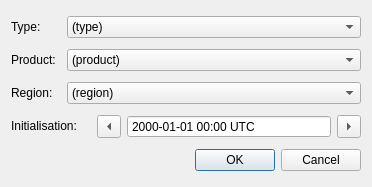
<ui version="4.0" >
 <class>ProductChooserDialog</class>
 <widget class="QDialog" name="ProductChooserDialog" >
  <property name="geometry" >
   <rect>
    <x>0</x>
    <y>0</y>
    <width>372</width>
    <height>187</height>
   </rect>
  </property>
  <property name="windowTitle" >
   <string>Product Chooser</string>
  </property>
  <layout class="QVBoxLayout" name="verticalLayout" >
   <item>
    <layout class="QHBoxLayout" name="horizontalLayout" >
     <item>
      <widget class="QLabel" name="label_5" >
       <property name="sizePolicy" >
        <sizepolicy vsizetype="Preferred" hsizetype="Fixed" >
         <horstretch>0</horstretch>
         <verstretch>0</verstretch>
        </sizepolicy>
       </property>
       <property name="minimumSize" >
        <size>
         <width>50</width>
         <height>0</height>
        </size>
       </property>
       <property name="text" >
        <string>Type:</string>
       </property>
      </widget>
     </item>
     <item>
      <widget class="QComboBox" name="cbType" >
       <item>
        <property name="text" >
         <string>(type)</string>
        </property>
       </item>
      </widget>
     </item>
    </layout>
   </item>
   <item>
    <layout class="QHBoxLayout" name="horizontalLayout_2" >
     <item>
      <widget class="QLabel" name="label_4" >
       <property name="sizePolicy" >
        <sizepolicy vsizetype="Preferred" hsizetype="Fixed" >
         <horstretch>0</horstretch>
         <verstretch>0</verstretch>
        </sizepolicy>
       </property>
       <property name="minimumSize" >
        <size>
         <width>50</width>
         <height>0</height>
        </size>
       </property>
       <property name="text" >
        <string>Product:</string>
       </property>
      </widget>
     </item>
     <item>
      <widget class="QComboBox" name="cbProduct" >
       <item>
        <property name="text" >
         <string>(product)</string>
        </property>
       </item>
      </widget>
     </item>
    </layout>
   </item>
   <item>
    <layout class="QHBoxLayout" name="horizontalLayout_3" >
     <item>
      <widget class="QLabel" name="label_6" >
       <property name="sizePolicy" >
        <sizepolicy vsizetype="Preferred" hsizetype="Fixed" >
         <horstretch>0</horstretch>
         <verstretch>0</verstretch>
        </sizepolicy>
       </property>
       <property name="minimumSize" >
        <size>
         <width>50</width>
         <height>0</height>
        </size>
       </property>
       <property name="text" >
        <string>Region:</string>
       </property>
      </widget>
     </item>
     <item>
      <widget class="QComboBox" name="cbRegion" >
       <item>
        <property name="text" >
         <string>(region)</string>
        </property>
       </item>
      </widget>
     </item>
    </layout>
   </item>
   <item>
    <layout class="QHBoxLayout" name="horizontalLayout_4" >
     <item>
      <widget class="QLabel" name="label_2" >
       <property name="sizePolicy" >
        <sizepolicy vsizetype="Fixed" hsizetype="Fixed" >
         <horstretch>0</horstretch>
         <verstretch>0</verstretch>
        </sizepolicy>
       </property>
       <property name="minimumSize" >
        <size>
         <width>80</width>
         <height>0</height>
        </size>
       </property>
       <property name="maximumSize" >
        <size>
         <width>80</width>
         <height>16777215</height>
        </size>
       </property>
       <property name="text" >
        <string>Initialisation:</string>
       </property>
      </widget>
     </item>
     <item>
      <widget class="QToolButton" name="tbInitTime_back" >
       <property name="text" >
        <string>&lt;&lt;</string>
       </property>
       <property name="arrowType" >
        <enum>Qt::LeftArrow</enum>
       </property>
      </widget>
     </item>
     <item>
      <widget class="QDateTimeEdit" name="dteInitTime" >
       <property name="sizePolicy" >
        <sizepolicy vsizetype="Fixed" hsizetype="Expanding" >
         <horstretch>0</horstretch>
         <verstretch>0</verstretch>
        </sizepolicy>
       </property>
       <property name="minimumSize" >
        <size>
         <width>140</width>
         <height>0</height>
        </size>
       </property>
       <property name="maximumSize" >
        <size>
         <width>16777215</width>
         <height>16777215</height>
        </size>
       </property>
       <property name="readOnly" >
        <bool>false</bool>
       </property>
       <property name="buttonSymbols" >
        <enum>QAbstractSpinBox::NoButtons</enum>
       </property>
       <property name="correctionMode" >
        <enum>QAbstractSpinBox::CorrectToPreviousValue</enum>
       </property>
       <property name="displayFormat" >
        <string>yyyy-MM-dd hh:mm UTC</string>
       </property>
       <property name="calendarPopup" >
        <bool>false</bool>
       </property>
       <property name="timeSpec" >
        <enum>Qt::UTC</enum>
       </property>
      </widget>
     </item>
     <item>
      <widget class="QToolButton" name="tbInitTime_fwd" >
       <property name="text" >
        <string>>></string>
       </property>
       <property name="arrowType" >
        <enum>Qt::RightArrow</enum>
       </property>
      </widget>
     </item>
    </layout>
   </item>
   <item>
    <widget class="QDialogButtonBox" name="buttonBox" >
     <property name="orientation" >
      <enum>Qt::Horizontal</enum>
     </property>
     <property name="standardButtons" >
      <set>QDialogButtonBox::Cancel|QDialogButtonBox::Ok</set>
     </property>
    </widget>
   </item>
  </layout>
 </widget>
 <resources/>
 <connections>
  <connection>
   <sender>buttonBox</sender>
   <signal>accepted()</signal>
   <receiver>ProductChooserDialog</receiver>
   <slot>accept()</slot>
   <hints>
    <hint type="sourcelabel" >
     <x>248</x>
     <y>254</y>
    </hint>
    <hint type="destinationlabel" >
     <x>157</x>
     <y>274</y>
    </hint>
   </hints>
  </connection>
  <connection>
   <sender>buttonBox</sender>
   <signal>rejected()</signal>
   <receiver>ProductChooserDialog</receiver>
   <slot>reject()</slot>
   <hints>
    <hint type="sourcelabel" >
     <x>316</x>
     <y>260</y>
    </hint>
    <hint type="destinationlabel" >
     <x>286</x>
     <y>274</y>
    </hint>
   </hints>
  </connection>
 </connections>
</ui>
